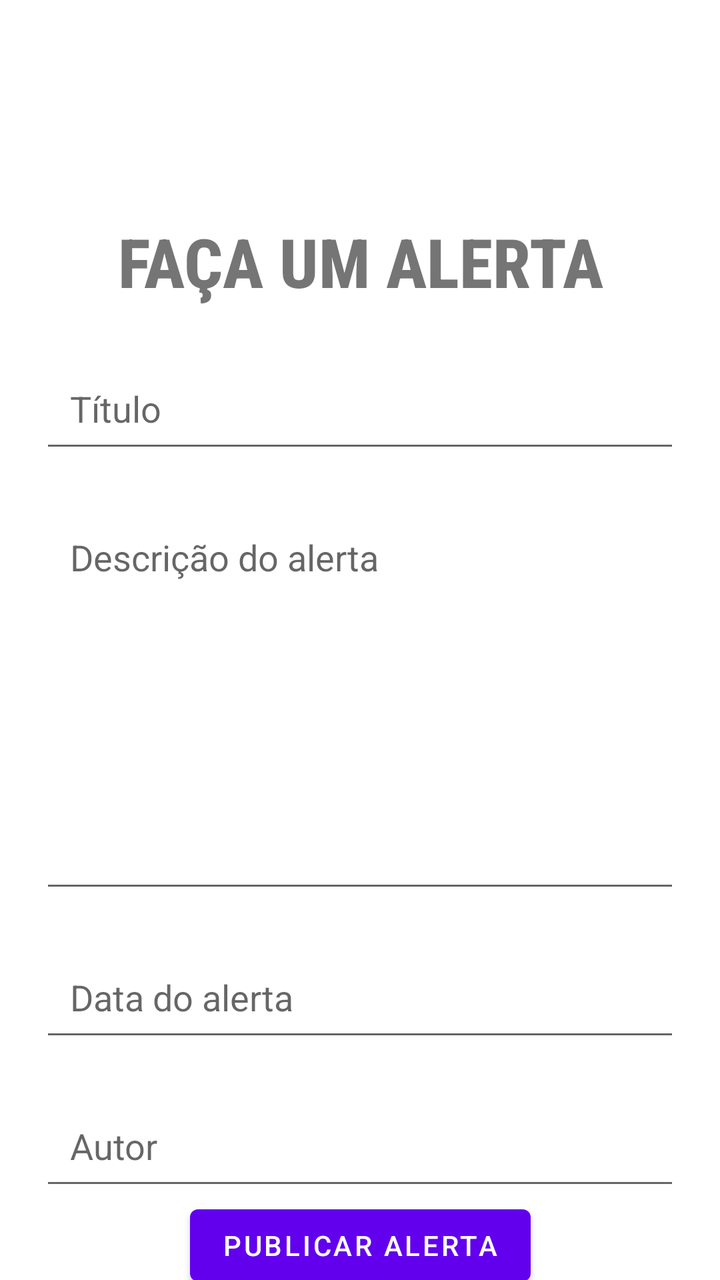
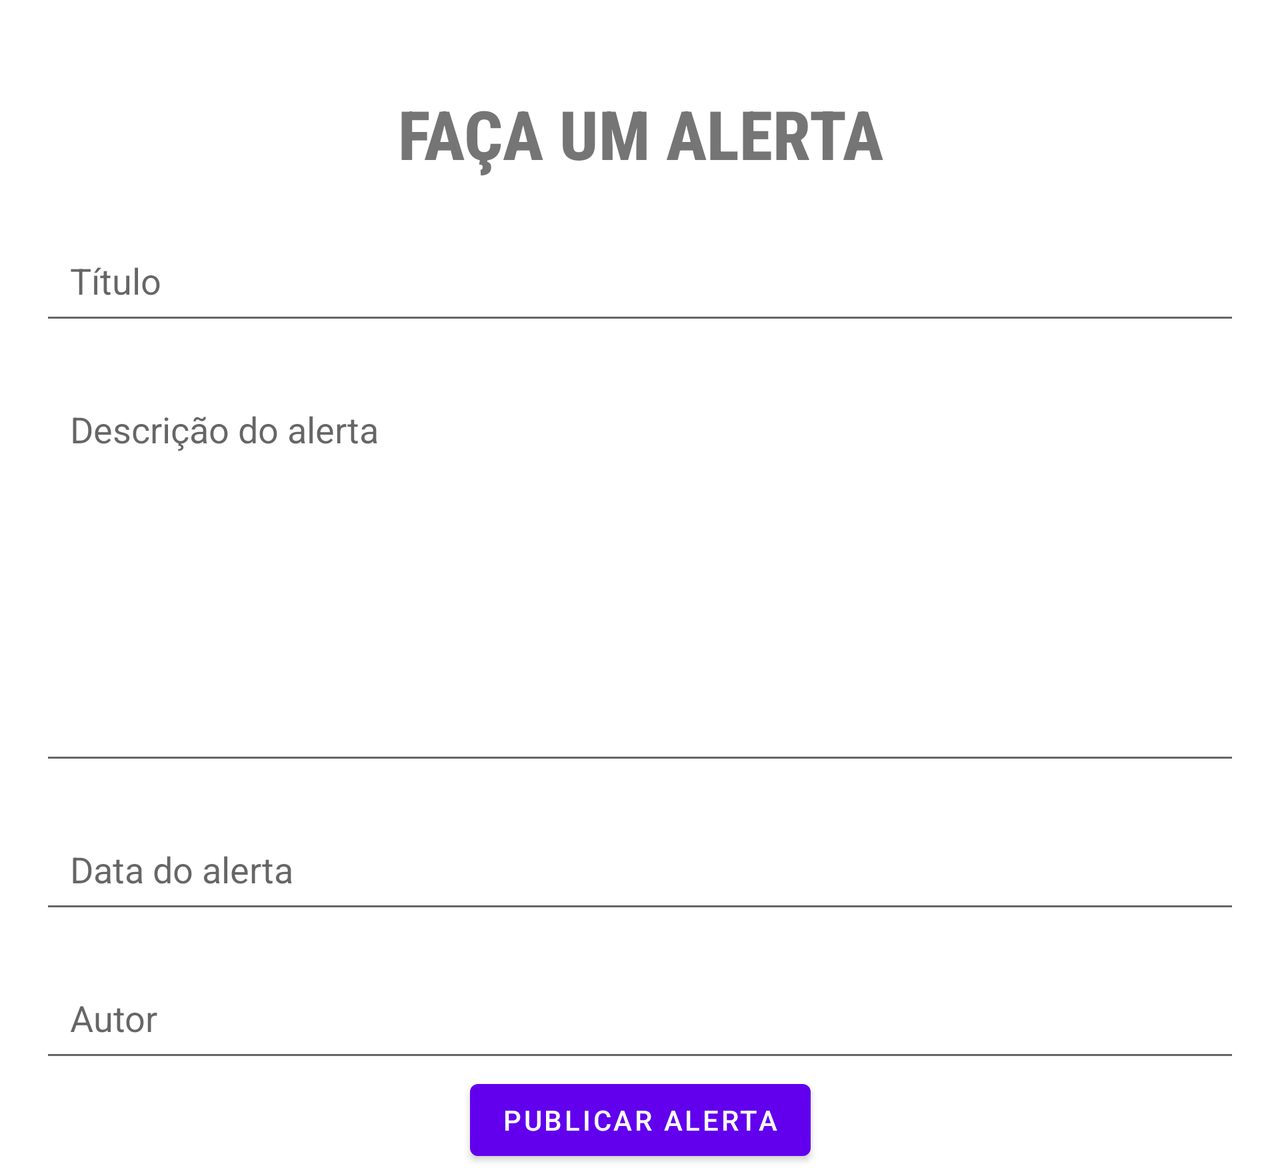

The same Android screen from two of the app's own layout files: first res/layout/ as a phone draws it, then the repository's variant for another configuration, drawn on a device whose configuration selects that folder. Both files follow.
<!-- AndroidManifest.xml: application theme Theme.ViaLivreRecife -->
<!-- res/layout/activity_terceira.xml -->
<?xml version="1.0" encoding="utf-8"?>
<androidx.constraintlayout.widget.ConstraintLayout xmlns:android="http://schemas.android.com/apk/res/android"
    xmlns:app="http://schemas.android.com/apk/res-auto"
    xmlns:tools="http://schemas.android.com/tools"
    android:layout_width="match_parent"
    android:layout_height="match_parent"
    tools:context=".TerceiraActivity">

    <TextView
        android:id="@+id/FacaAlerta"
        android:layout_width="281dp"
        android:layout_height="49dp"
        android:layout_marginTop="108dp"
        android:fontFamily="sans-serif-condensed-medium"
        android:text="@string/fa_a_um_alerta"
        android:textAlignment="center"
        android:textAllCaps="true"
        android:textSize="34sp"
        android:textStyle="bold"
        app:layout_constraintEnd_toEndOf="parent"
        app:layout_constraintStart_toStartOf="parent"
        app:layout_constraintTop_toTopOf="parent"
        tools:ignore="TextSizeCheck" />

    <EditText
        android:id="@+id/editTituloAlerta"
        android:layout_width="match_parent"
        android:layout_height="wrap_content"
        android:layout_margin="20dp"
        android:autofillHints=""
        android:ems="10"
        android:hint="@string/t_tulo"
        android:inputType="text"
        android:maxLines="1"
        android:padding="15dp"
        app:layout_constraintStart_toStartOf="parent"
        app:layout_constraintTop_toBottomOf="@+id/FacaAlerta"
        tools:ignore="MissingConstraints,VisualLintTextFieldSize" />

    <EditText
        android:id="@+id/editDescricao"
        android:layout_width="match_parent"
        android:layout_height="200dp"
        android:layout_margin="20dp"
        android:layout_marginTop="20dp"
        android:autofillHints=""
        android:ems="10"
        android:gravity="start"
        android:hint="@string/descri_o_do_alerta"
        android:inputType="textMultiLine"
        android:padding="15dp"
        app:layout_constraintEnd_toEndOf="parent"
        app:layout_constraintStart_toStartOf="parent"
        app:layout_constraintTop_toBottomOf="@+id/editTituloAlerta"
        tools:ignore="VisualLintTextFieldSize" />

    <EditText
        android:id="@+id/editDataAlerta"
        android:layout_width="match_parent"
        android:layout_height="wrap_content"
        android:layout_margin="20dp"
        android:layout_marginStart="20dp"
        android:layout_marginTop="20dp"
        android:autofillHints=""
        android:ems="10"
        android:hint="@string/data_do_alerta"
        android:inputType="text"
        android:maxLength="10"
        android:padding="15dp"
        app:layout_constraintStart_toStartOf="parent"
        app:layout_constraintTop_toBottomOf="@+id/editDescricao"
        tools:ignore="VisualLintTextFieldSize" />

    <EditText
        android:id="@+id/editAutor"
        android:layout_width="match_parent"
        android:layout_height="wrap_content"
        android:layout_margin="20dp"
        android:layout_marginStart="20dp"
        android:layout_marginTop="100dp"
        android:autofillHints=""
        android:ems="10"
        android:hint="@string/autor"
        android:inputType="textPersonName"
        android:padding="15dp"
        app:layout_constraintStart_toStartOf="parent"
        app:layout_constraintTop_toBottomOf="@+id/editDataAlerta"
        tools:ignore="VisualLintTextFieldSize" />

    <Button
        android:id="@+id/btnPubliAlerta"
        android:layout_width="wrap_content"
        android:layout_height="wrap_content"
        android:text="@string/publicar_alerta"
        app:layout_constraintBottom_toBottomOf="parent"
        app:layout_constraintEnd_toEndOf="parent"
        app:layout_constraintStart_toStartOf="parent"
        app:layout_constraintTop_toBottomOf="@+id/editAutor"
        app:layout_constraintVertical_bias="0.2" />
</androidx.constraintlayout.widget.ConstraintLayout>
<!-- resources referenced by this layout -->
<resources>
  <string name="autor">Autor</string>
  <string name="data_do_alerta">Data do alerta</string>
  <string name="descri_o_do_alerta">Descrição do alerta</string>
  <string name="fa_a_um_alerta">Faça um alerta</string>
  <string name="publicar_alerta">Publicar alerta</string>
  <string name="t_tulo">Título</string>
  <style name="Theme.ViaLivreRecife" parent="Theme.MaterialComponents.DayNight.DarkActionBar">
          
          <item name="colorPrimary">@color/purple_500</item>
          <item name="colorPrimaryVariant">@color/purple_700</item>
          <item name="colorOnPrimary">@color/white</item>
          
          <item name="colorSecondary">@color/teal_200</item>
          <item name="colorSecondaryVariant">@color/teal_700</item>
          <item name="colorOnSecondary">@color/black</item>
          
          <item name="android:statusBarColor">?attr/colorPrimaryVariant</item>
          
      </style>
</resources>
<!-- res/layout-land/activity_terceira.xml (the repository's variant of the layout above) -->
<!-- drawn on the phone turned sideways -->
<?xml version="1.0" encoding="utf-8"?>
<ScrollView
    android:layout_width="match_parent"
    android:layout_height="match_parent"
    xmlns:android="http://schemas.android.com/apk/res/android">

<androidx.constraintlayout.widget.ConstraintLayout xmlns:app="http://schemas.android.com/apk/res-auto"
    xmlns:tools="http://schemas.android.com/tools"
    android:layout_width="match_parent"
    android:layout_height="wrap_content"
    tools:context=".TerceiraActivity">

    <TextView
        android:id="@+id/FacaAlerta"
        android:layout_width="281dp"
        android:layout_height="49dp"
        android:layout_marginTop="44dp"
        android:fontFamily="sans-serif-condensed-medium"
        android:text="@string/fa_a_um_alerta"
        android:textAlignment="center"
        android:textAllCaps="true"
        android:textSize="34sp"
        android:textStyle="bold"
        app:layout_constraintEnd_toEndOf="parent"
        app:layout_constraintStart_toStartOf="parent"
        app:layout_constraintTop_toTopOf="parent"
        tools:ignore="TextSizeCheck" />

    <EditText
        android:id="@+id/editTituloAlerta"
        android:layout_width="match_parent"
        android:layout_height="wrap_content"
        android:layout_margin="20dp"
        android:autofillHints=""
        android:ems="10"
        android:hint="@string/t_tulo"
        android:inputType="text"
        android:maxLines="1"
        android:padding="15dp"
        app:layout_constraintStart_toStartOf="parent"
        app:layout_constraintTop_toBottomOf="@+id/FacaAlerta"
        tools:ignore="MissingConstraints,VisualLintTextFieldSize" />

    <EditText
        android:id="@+id/editDescricao"
        android:layout_width="match_parent"
        android:layout_height="200dp"
        android:layout_margin="20dp"
        android:layout_marginTop="20dp"
        android:autofillHints=""
        android:ems="10"
        android:gravity="start"
        android:hint="@string/descri_o_do_alerta"
        android:inputType="textMultiLine"
        android:padding="15dp"
        app:layout_constraintEnd_toEndOf="parent"
        app:layout_constraintStart_toStartOf="parent"
        app:layout_constraintTop_toBottomOf="@+id/editTituloAlerta"
        tools:ignore="VisualLintTextFieldSize" />

    <EditText
        android:id="@+id/editDataAlerta"
        android:layout_width="match_parent"
        android:layout_height="wrap_content"
        android:layout_margin="20dp"
        android:layout_marginStart="20dp"
        android:layout_marginTop="20dp"
        android:autofillHints=""
        android:ems="10"
        android:hint="@string/data_do_alerta"
        android:inputType="text"
        android:maxLength="10"
        android:padding="15dp"
        app:layout_constraintStart_toStartOf="parent"
        app:layout_constraintTop_toBottomOf="@+id/editDescricao"
        tools:ignore="VisualLintTextFieldSize" />

    <EditText
        android:id="@+id/editAutor"
        android:layout_width="match_parent"
        android:layout_height="wrap_content"
        android:layout_margin="20dp"
        android:layout_marginStart="20dp"
        android:layout_marginTop="100dp"
        android:autofillHints=""
        android:ems="10"
        android:hint="@string/autor"
        android:inputType="textPersonName"
        android:padding="15dp"
        app:layout_constraintStart_toStartOf="parent"
        app:layout_constraintTop_toBottomOf="@+id/editDataAlerta"
        tools:ignore="VisualLintTextFieldSize" />

    <Button
        android:id="@+id/btnPubliAlerta"
        android:layout_width="wrap_content"
        android:layout_height="wrap_content"
        android:text="@string/publicar_alerta"
        app:layout_constraintBottom_toBottomOf="parent"
        app:layout_constraintEnd_toEndOf="parent"
        app:layout_constraintStart_toStartOf="parent"
        app:layout_constraintTop_toBottomOf="@+id/editAutor"
        app:layout_constraintVertical_bias="0.2" />
</androidx.constraintlayout.widget.ConstraintLayout>
</ScrollView>
